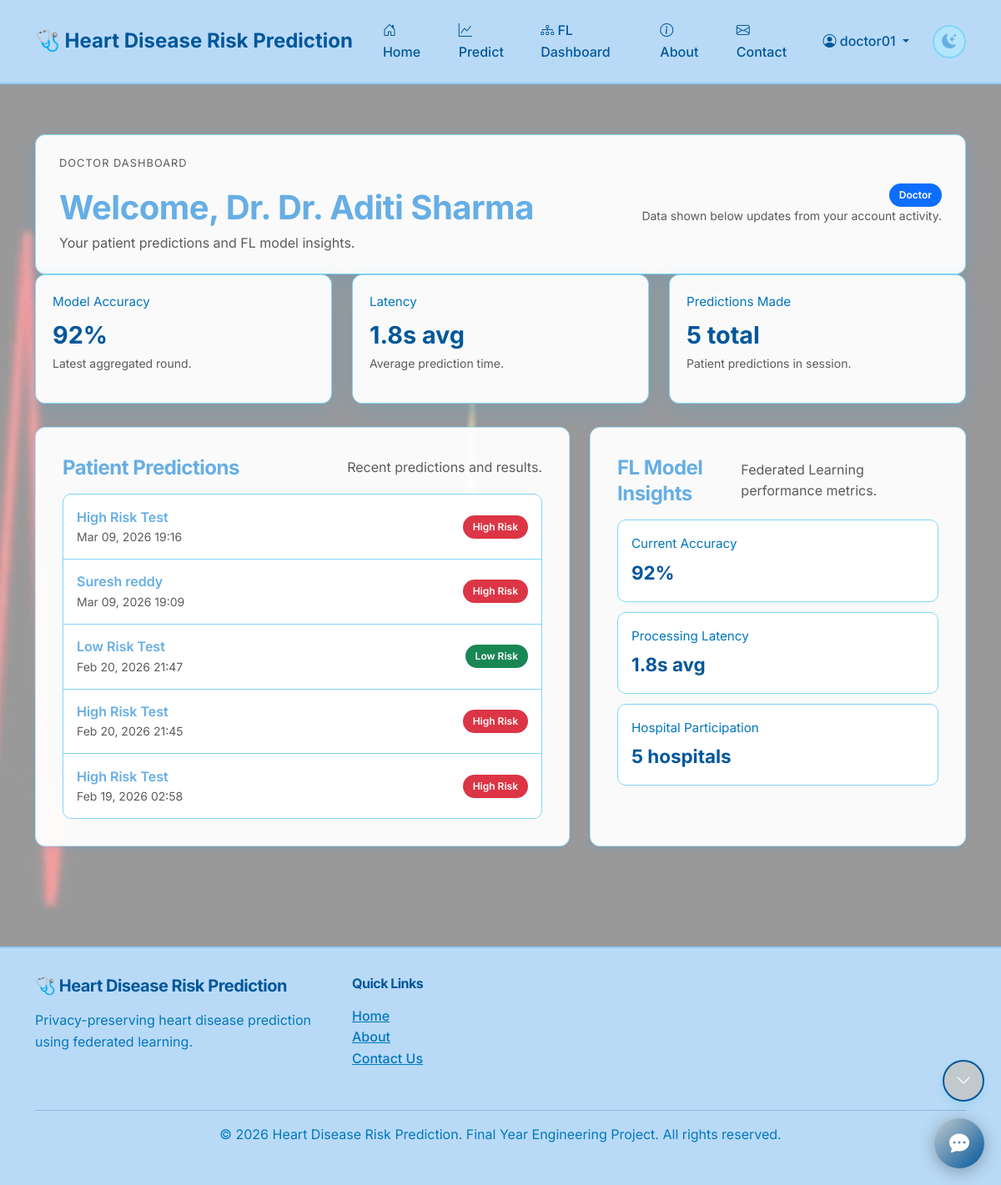
The app's page /accounts/dashboard/ (signed in), older data.
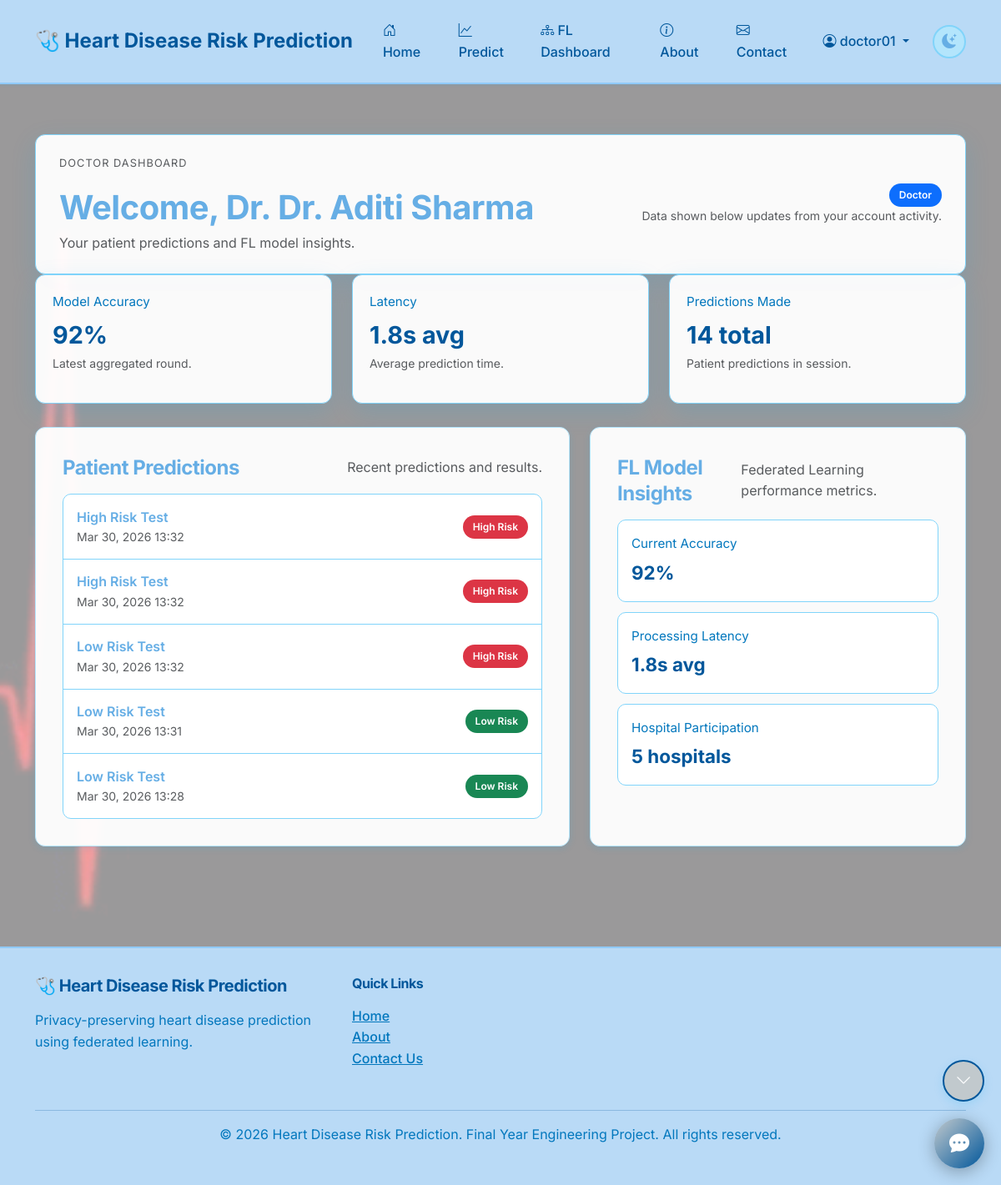
The same page, newer data.
### prediction/models.py (models this page shows, shortened)
class PredictionResult(models.Model):
    RISK_LEVELS = [
        ('low', 'Low Risk'),
        ('high', 'High Risk'),
    ]
    patient_data = models.ForeignKey(PatientData, on_delete=models.CASCADE, related_name='predictions')
    doctor = models.ForeignKey(Doctor, on_delete=models.CASCADE, related_name='predictions')
    prediction = models.CharField(max_length=10, choices=RISK_LEVELS)
    probability = models.FloatField(help_text="Probability of heart disease (0-100%)")
    confidence_score = models.FloatField(default=0.0)
    model_version = models.CharField(max_length=50, default='v1.0')
    predicted_at = models.DateTimeField(auto_now_add=True)
    notes = models.TextField(blank=True, null=True, help_text="Doctor's notes")
    class Meta:
        ordering = ['-predicted_at']
        verbose_name = 'Prediction Result'
        verbose_name_plural = 'Prediction Results'

class PatientData(models.Model):
    GENDER_CHOICES = [
        ('M', 'Male'),
        ('F', 'Female'),
    ]
    CHEST_PAIN_CHOICES = [
        (0, 'Typical Angina'),
        (1, 'Atypical Angina'),
        (2, 'Non-anginal Pain'),
        (3, 'Asymptomatic'),
    ]
    doctor = models.ForeignKey(Doctor, on_delete=models.CASCADE, related_name='patients')
    patient_name = models.CharField(max_length=200)
    age = models.IntegerField()
    gender = models.CharField(max_length=1, choices=GENDER_CHOICES)
    chest_pain_type = models.IntegerField(choices=CHEST_PAIN_CHOICES)
    resting_bp = models.IntegerField(help_text="Resting Blood Pressure (mm Hg)")
    cholesterol = models.IntegerField(help_text="Serum Cholesterol (mg/dl)")
    fasting_bs = models.BooleanField(default=False, help_text="Fasting Blood Sugar > 120 mg/dl")
    resting_ecg = models.IntegerField(default=0, help_text="Resting ECG results (0-2)")
    max_heart_rate = models.IntegerField(help_text="Maximum Heart Rate Achieved")
    exercise_angina = models.BooleanField(default=False, help_text="Exercise Induced Angina")
    oldpeak = models.FloatField(help_text="ST Depression Induced by Exercise")
    st_slope = models.IntegerField(default=0, help_text="Slope of Peak Exercise ST Segment (0-2)")
    created_at = models.DateTimeField(auto_now_add=True)
    updated_at = models.DateTimeField(auto_now=True)
    class Meta:
        ordering = ['-created_at']
        verbose_name = 'Patient Data'
        verbose_name_plural = 'Patient Data Records'

### accounts/views.py (the view, shortened to what this page needs)
# urls.py: path('dashboard/', views.user_dashboard, name='dashboard'),
@login_required
def user_dashboard(request):
    user_role = request.session.get('user_role', 'user')
    profile = getattr(request.user, 'profile', None)
    if profile and profile.user_type:
        user_role = profile.user_type
        logger.info('Dashboard: %s role from SQL profile: %s', request.user.username, user_role)
    else:
        logger.info('Dashboard: %s using session role: %s', request.user.username, user_role)
    prediction_history = []
    insights = {
        'accuracy': '92%',
        'latency': '1.8s avg',
        'notes': 'Insights will expand as more predictions are recorded.'
    }
    if user_role == 'doctor':
        doctor = getattr(request.user, 'doctor', None)
        if doctor is None:
            doctor = Doctor.objects.filter(user=request.user).first()
        prediction_results = []
        prediction_count = 0
        if doctor:
            prediction_results = (
                PredictionResult.objects
                .filter(doctor=doctor)
                .select_related('patient_data')
                .order_by('-predicted_at')[:5]
            )
            prediction_count = PredictionResult.objects.filter(doctor=doctor).count()
        context = {
            'page_title': f'Doctor Dashboard - {request.user.first_name or request.user.username}',
            'active_page': 'dashboard',
            'role': 'doctor',
            'role_display': 'Doctor',
            'profile': profile,
            'prediction_history': prediction_history,
            'insights': insights,
            'doctor_name': request.user.first_name or request.user.username,
            'doctor': doctor,
            'prediction_results': prediction_results,
            'prediction_count': prediction_count,
        }
    return render(request, 'accounts/dashboard.html', context)

### core/context_processors.py (called while the page is built)
def unread_messages(request):
    if request.user.is_authenticated and (request.user.is_staff or request.user.is_superuser):
        try:
            count = ContactMessage.objects.filter(is_read=False).count()
            return {'unread_messages_count': count}
        except Exception:
            return {'unread_messages_count': 0}
    return {'unread_messages_count': 0}

def theme_settings(request):
    theme_settings_obj = None
    if request.user.is_authenticated:
        try:
            theme_settings_obj = UserThemeSettings.objects.get(user=request.user)
        except UserThemeSettings.DoesNotExist:
            theme_settings_obj = UserThemeSettings.objects.create(user=request.user)
    return {
        'user_theme_settings': theme_settings_obj
    }

### templates/accounts/dashboard.html (shortened to what the changed rows need)
{% extends 'base.html' %}
{% load static %}
{% block extra_css %}
<link rel="stylesheet" href="{% static 'css/style.css' %}">
{% endblock %}
{% block content %}
<section class="dashboard-shell fade-in-up">
    <header class="dashboard-hero glass-card">
        <div>
            <h1 class="fw-bold mb-1">
                {% if role == 'doctor' %}
                Welcome, Dr. {{ doctor_name|default:request.user.username }}
                {% elif role == 'hospital' %}
                Welcome, {{ hospital_name|default:request.user.username }}
                {% else %}
                Welcome, {{ request.user.username|default:"User" }}
                {% endif %}
            </h1>
        </div>
    </header>
    {% if role == 'doctor' %}
    <div class="row g-4">
        <div class="col-md-4">
            <div class="stat-card glass-card">
                <div class="stat-label">Model Accuracy</div>
                <div class="stat-value">{{ insights.accuracy|default:"92%" }}</div>
                <p class="text-muted small">Latest aggregated round.</p>
            </div>
        </div>
        <div class="col-md-4">
            <div class="stat-card glass-card">
                <div class="stat-label">Latency</div>
                <div class="stat-value">{{ insights.latency|default:"1.8s" }}</div>
                <p class="text-muted small">Average prediction time.</p>
            </div>
        </div>
        <div class="col-md-4">
            <div class="stat-card glass-card">
                <div class="stat-label">Predictions Made</div>
                <div class="stat-value">{{ prediction_count|default:"0" }} <span class="stat-unit">total</span></div>
                <p class="text-muted small">Patient predictions in session.</p>
            </div>
        </div>
    </div>
    <div class="row g-4 mt-1">
        <div class="col-lg-7">
            <div class="glass-card h-100">
                <div class="card-heading">
                    <h4 class="fw-bold mb-0">Patient Predictions</h4>
                    <p class="text-muted mb-0">Recent predictions and results.</p>
                </div>
                <ul class="history-list">
                    {% for result in prediction_results %}
                    <li class="history-item">
                        <div>
                            <div class="history-title">{{ result.patient_data.patient_name|default:"Patient" }}</div>
                            <div class="text-muted small">{{ result.predicted_at|date:"M d, Y H:i" }}</div>
                        </div>
                        {% if result.prediction == 'high' %}
                        <span class="badge bg-danger">High Risk</span>
                        {% else %}
                        <span class="badge bg-success">Low Risk</span>
                        {% endif %}
                    </li>
                    {% empty %}
                    <li class="history-item text-muted">No predictions yet. Make your first prediction to get started.</li>
                    {% endfor %}
                </ul>
            </div>
        </div>
        <div class="col-lg-5">
            <div class="glass-card h-100">
                <div class="card-heading">
                    <h4 class="fw-bold mb-0">FL Model Insights</h4>
                    <p class="text-muted mb-0">Federated Learning performance metrics.</p>
                </div>
                <div class="insight-block">
                    <div class="insight-label">Current Accuracy</div>
                    <div class="insight-value">{{ insights.accuracy|default:"92%" }}</div>
                </div>
                <div class="insight-block">
                    <div class="insight-label">Processing Latency</div>
                    <div class="insight-value">{{ insights.latency|default:"1.8s" }}</div>
                </div>
                <div class="insight-block">
                    <div class="insight-label">Hospital Participation</div>
                    <div class="insight-value">5 <span class="stat-unit">hospitals</span></div>
                </div>
            </div>
        </div>
    </div>
    {% endif %}
</section>
{% endblock %}

Row changes from the older to the newer data that the page shows:
no longer on this page (row unchanged): PredictionResult: patient_data.patient_name "High Risk Test", predicted_at "Mar 09, 2026 19:16", prediction "High Risk"
no longer on this page (row unchanged): PredictionResult: patient_data.patient_name "Suresh reddy", predicted_at "Mar 09, 2026 19:09", prediction "High Risk"
no longer on this page (row unchanged): PredictionResult: patient_data.patient_name "Low Risk Test", predicted_at "Feb 20, 2026 21:47", prediction "Low Risk"
no longer on this page (row unchanged): PredictionResult: patient_data.patient_name "High Risk Test", predicted_at "Feb 20, 2026 21:45", prediction "High Risk"
no longer on this page (row unchanged): PredictionResult: patient_data.patient_name "High Risk Test", predicted_at "Feb 19, 2026 02:58", prediction "High Risk"
added PredictionResult: patient_data.patient_name "High Risk Test", predicted_at "Mar 30, 2026 13:32", prediction "High Risk"
added PredictionResult: patient_data.patient_name "High Risk Test", predicted_at "Mar 30, 2026 13:32", prediction "High Risk"
added PredictionResult: patient_data.patient_name "Low Risk Test", predicted_at "Mar 30, 2026 13:32", prediction "High Risk"
added PredictionResult: patient_data.patient_name "Low Risk Test", predicted_at "Mar 30, 2026 13:31", prediction "Low Risk"
added PredictionResult: patient_data.patient_name "Low Risk Test", predicted_at "Mar 30, 2026 13:28", prediction "Low Risk"
Text that changed along with them:
{{ prediction_count|default:"0" }}: "5" → "14"
